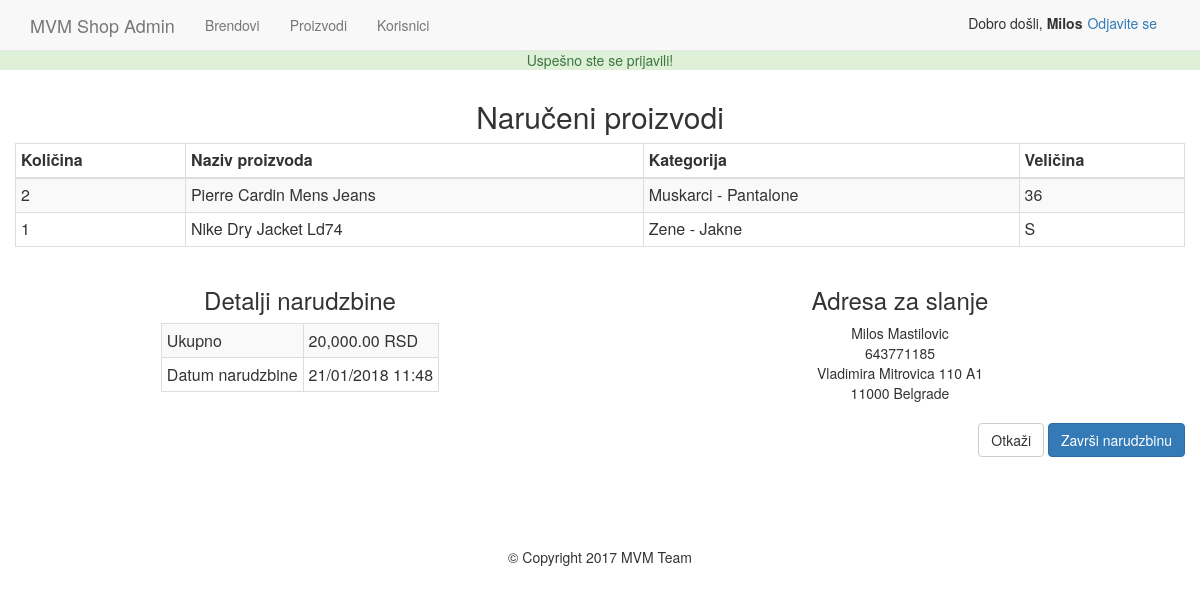
Page /admin/orders.php?order_id=7 (signed in) on the committed database.
### tables this page shows
CREATE TABLE `products` (
  `id` int(11) NOT NULL,
  `title` varchar(255) NOT NULL,
  `price` decimal(10,2) NOT NULL,
  `list_price` decimal(10,2) NOT NULL,
  `brand` int(11) NOT NULL,
  `categories` varchar(255) NOT NULL,
  `image` varchar(255) NOT NULL,
  `description` text NOT NULL,
  `featured` tinyint(4) NOT NULL DEFAULT '0',
  `sizes` text NOT NULL
);

CREATE TABLE `categories` (
  `id` int(11) NOT NULL,
  `category` varchar(255) NOT NULL,
  `parent` int(11) NOT NULL DEFAULT '0'
);

CREATE TABLE `orders` (
  `id` int(11) NOT NULL,
  `cart_id` int(11) NOT NULL,
  `full_name` varchar(255) NOT NULL,
  `email` varchar(255) NOT NULL,
  `phone` varchar(255) NOT NULL,
  `street` varchar(255) NOT NULL,
  `city` varchar(255) NOT NULL,
  `zip_code` varchar(255) NOT NULL,
  `sub_total` decimal(10,2) NOT NULL,
  `description` text NOT NULL,
  `order_date` datetime NOT NULL DEFAULT CURRENT_TIMESTAMP
);

### includes/helpers.php (called while the page is built, shortened)
<?php
	function sanitize($dirty){
		return htmlentities($dirty, ENT_QUOTES, "UTF-8");
	}
	function money($number){
		return number_format($number, 2).' RSD';
	}
	function pretty_date($date){
		return date("d/m/Y H:i",strtotime($date));
	}
?>

### admin/orders.php (the view, shortened to what this page needs)
<?php
	require_once $_SERVER['DOCUMENT_ROOT'].'/mvmshop/includes/init.php';
	include 'includes/head.php';
	include 'includes/navigation.php';
	$order_id = sanitize((int)$_GET['order_id']);
	$orderQ = $db->query("SELECT * FROM orders WHERE id = '{$order_id}'");
	$order = mysqli_fetch_assoc($orderQ);
	$cart_id = $order['cart_id'];
	$cartQ = $db->query("SELECT * FROM cart WHERE id = '{$cart_id}'");
	$cart = mysqli_fetch_assoc($cartQ);
	$items = json_decode($cart['items'],true);
	$idArray = array();
	$products = array();
	foreach ($items as $item) {
		$idArray[] = $item['id'];
	}
	$ids = implode(',',$idArray);
	$productQ = $db->query("SELECT i.id as 'id', i.title as 'title', c.id as 'cid', c.category as 'child', p.category as 'parent'
		FROM products i
		LEFT JOIN categories c ON i.categories = c.id
		LEFT JOIN categories p ON c.parent = p.id
		WHERE i.id IN ({$ids})");
	while($p = mysqli_fetch_assoc($productQ)){
		foreach ($items as $item) {
			if($item['id'] == $p['id']){
				$x = $item;
				continue;
			}
		}
		$products[] = array_merge($x, $p);
	}
?>
<h2 class="text-center">Naručeni proizvodi</h2>
<table class="table table-striped table-condensed table-bordered">
	<thead>
		<th>Količina</th>
		<th>Naziv proizvoda</th>
		<th>Kategorija</th>
		<th>Veličina</th>
	</thead>
	<tbody>
		<?php foreach($products as $product): ?>
			<tr>
				<td><?=$product['quantity'];?></td>
				<td><?=$product['title'];?></td>
				<td><?=$product['parent'].' - '.$product['child'];?></td>
				<td><?=$product['size'];?></td>
			</tr>
		<?php endforeach; ?>
	</tbody>
</table>
<div class="row">
	<div class="col-md-6">
		<h3 class="text-center">Detalji narudzbine</h3>
		<table class="tabe table-bordered table-condensed table-striped table-auto">
			<tbody>
				<tr>
					<td>Ukupno</td>
					<td><?=money($order['sub_total']);?></td>
				</tr>
				<tr>
					<td>Datum narudzbine</td>
					<td><?=pretty_date($order['order_date']);?></td>
				</tr>
			</tbody>
		</table>
	</div>
	<div class="col-md-6">
		<h3 class="text-center">Adresa za slanje</h3>
		<address class="text-center">
			<?=$order['full_name'];?><br>
			<?=$order['phone'];?><br>
			<?=$order['street'];?><br>
			<?=$order['zip_code'].' '.$order['city'];?><br>
		</address>
	</div>
</div>
<div class="pull-right">
	<a href="index.php" class="btn btn-default">Otkaži</a>
	<a href="orders.php?complete=1&cart_id=<?=$cart_id;?>" class="btn btn-primary">Završi narudzbinu</a>
</div>
<?php include 'includes/footer.php'; ?>

### css/style.css (style rules this page uses)
body { padding-top: 50px; }
.table-auto { width: auto; margin: 0px auto; }

### rows in the picture
products: quantity "2", title "Pierre Cardin Mens Jeans", categories.category "Muskarci", categories.category "Pantalone", size "36"
products: quantity "1", title "Nike Dry Jacket Ld74", categories.category "Zene", categories.category "Jakne", size "S"
orders: sub_total "20,000.00 RSD", order_date "21/01/2018 11:48", full_name "Milos Mastilovic", phone "643771185", street "Vladimira Mitrovica 110 A1", zip_code "11000", city "Belgrade"

### other values in the picture
$_SESSION['success_flash'] "Uspešno ste se prijavili!"
$user_data['first'] "Milos"
